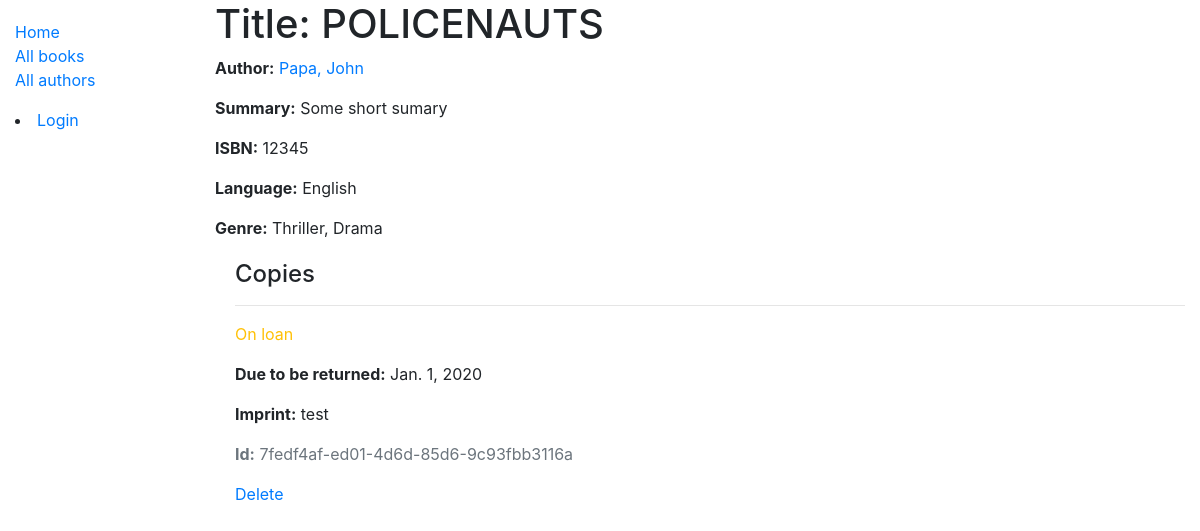
/catalog/book/1, run on the app's committed database.
### catalog/models.py (models this page shows, shortened)
class Book(models.Model):
    title = models.CharField(max_length=200)
    author = models.ForeignKey(Author, on_delete=models.SET_NULL, null=True)
    summary = models.TextField(max_length=1000, help_text='Enter a brief description of the book')
    isbn = models.CharField('ISBN', max_length=13, help_text='13 Character <a href="https://www.isbn-international.org/content/what-isbn">ISBN number</a>')
    genre = models.ManyToManyField(Genre, help_text='Select a genre for this book')
    language = models.ForeignKey(Language, on_delete=models.SET_NULL, null=True)
    class Meta:
        ordering = [ 'title' ]

class Author(models.Model):
    first_name = models.CharField(max_length=100)
    last_name = models.CharField(max_length=100)
    date_of_birth = models.DateField(null=True, blank=True)
    date_of_death = models.DateField('Died', null=True, blank=True)
    class Meta:
        ordering = [ 'last_name', 'first_name' ]
    def __str__(self):
        return f'{self.last_name}, {self.first_name}'

class Language(models.Model):
    name = models.CharField(max_length=200,
                            help_text="Enter the book's natural language (e.g. English, French, Japanese etc.)")
    def __str__(self):
        return self.name

class Genre(models.Model):
    name = models.CharField(max_length=200, help_text='Enter a book genre (e.g. Science Fiction)')
    def __str__(self):
        return self.name

class BookInstance(models.Model):
    id = models.UUIDField(primary_key=True, default=uuid.uuid4, help_text='Unique ID from this particular book instance')
    book = models.ForeignKey(Book, on_delete=models.SET_NULL, null=True)
    imprint = models.CharField(max_length=200)
    due_back = models.DateField(null=True, blank=True)
    borrower = models.ForeignKey(User, on_delete=models.SET_NULL, null=True, blank=True)
    LOAN_STATUS = (
        ('m', 'Maintenance'),
        ('o', 'On loan'),
        ('a', 'Available'),
        ('r', 'Reserved')
    )
    status = models.CharField(
        max_length=1,
        choices=LOAN_STATUS,
        blank=True,
        default='m',
        help_text='Book availability',
    )
    class Meta:
        ordering = [ 'due_back' ]
        permissions = (("can_mark_returned", "Set book as returned"),)

### catalog/views.py (the view)
# urls.py: path('book/<int:pk>', views.BookDetailView.as_view(), name='book-detail'),
class BookDetailView(generic.DetailView):
    model = Book

### catalog/templates/catalog/book_detail.html
{% extends "base_generic.html" %}
{% block content %}
  <h1>Title: {{ book.title }}</h1>
  <p><strong>Author:</strong> <a href="">{{ book.author }}</a></p>
  <p><strong>Summary:</strong> {{ book.summary }}</p>
  <p><strong>ISBN:</strong> {{ book.isbn }}</p>
  <p><strong>Language:</strong> {{ book.language }}</p>
  <p><strong>Genre:</strong> {{ book.genre.all|join:", " }}</p>
  <div style="margin-left:20px;margin-top:20px">
    <h4>Copies</h4>
    {% for copy in book.bookinstance_set.all %}
      <hr>
      <p class="{% if copy.status == 'a' %}text-success{% elif copy.status == 'm' %}text-danger{% else %}text-warning{% endif %}">
        {{ copy.get_status_display }}
      </p>
      {% if copy.status != 'a' %}
        <p><strong>Due to be returned:</strong> {{ copy.due_back }}</p>
      {% endif %}
      <p><strong>Imprint:</strong> {{ copy.imprint }}</p>
      <p class="text-muted"><strong>Id:</strong> {{ copy.id }}</p>
    {% endfor %}
    <a href="{% url 'book_delete' book.id %}">Delete</a>
  </div>
{% endblock %}

### data on the page
Book: title "POLICENAUTS", author "Papa, John", summary "Some short sumary", isbn "12345", language "English", genre.all "Thriller, Drama"
BookInstance: status "On loan", due_back "Jan. 1, 2020", imprint "test", id "7fedf4af-ed01-4d6d-85d6-9c93fbb3116a"
